Frame 1 (no input): blank canvas, image omitted
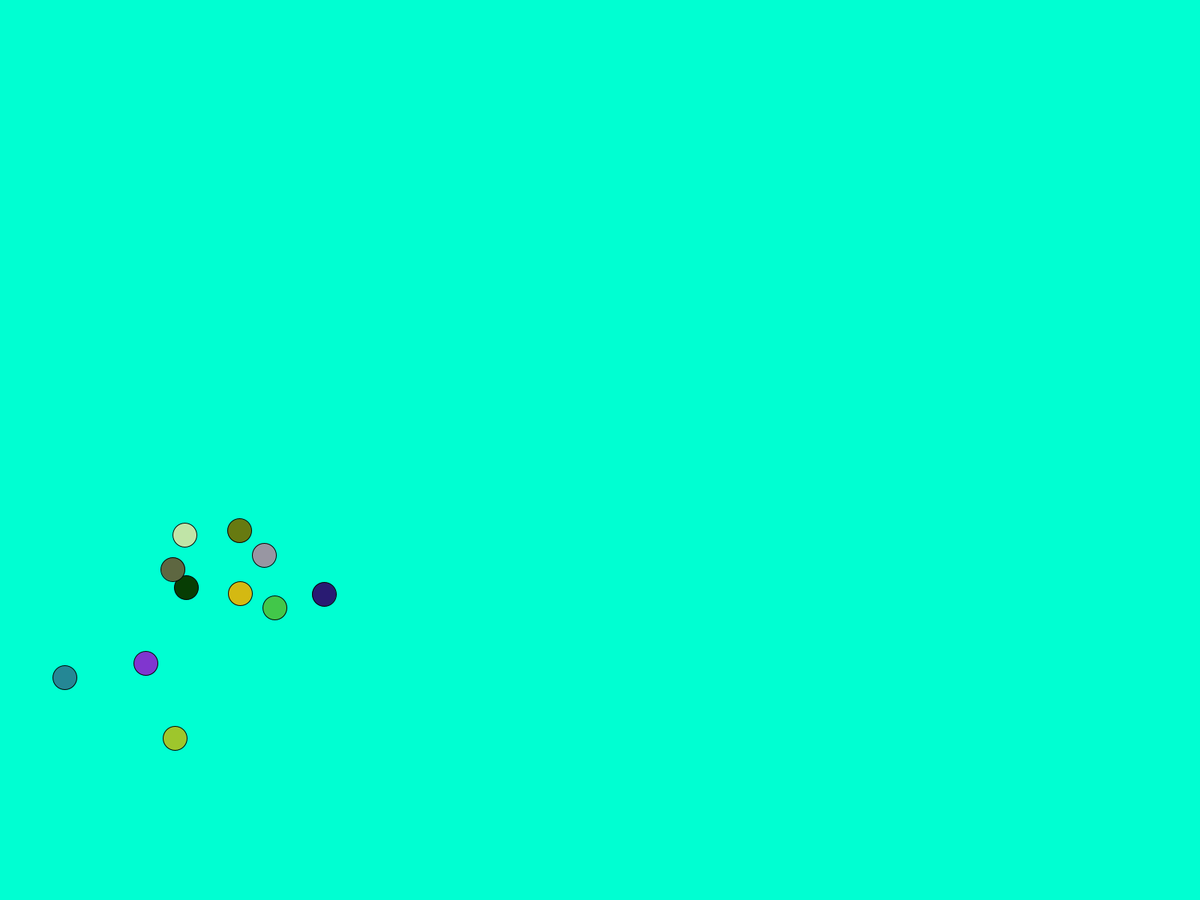
Frame 60 (the mouse pressed at the canvas centre just before this capture)
Frame 120 (the mouse held since frame 60 and released just before this capture): blank canvas, image omitted

The Processing sketch that drew this single still picture (run headless with seeded random() and noise(); from frame 60 on, the mouse is pressed at the canvas centre):

// Processing sketch: Firework_Single
// ── Firework_Single.pde
//Must create main program to handle class, basic level
Firework[] fireworks = new Firework[25]; //Needs to include static variable

//Global Variables

void setup() {
  fullScreen();
  for (int i=0; i < fireworks.length; i++) {
    fireworks[i] = new Firework(width, height);
  }
}

void draw() {
  background(#00FFD2);
  for (int i=0; i < fireworks.length; i++) {
    fireworks[i].step(); //Calculate Arithmetic
    fireworks[i].draw(); //Draw to the Canvas
  }
}

void mouseClicked() {
  for (int i=0; i < fireworks.length; i++) {
    fireworks[i] = new Firework (width, height);
  }
}

// ── Firework.pde
class Firework {
  //Variables
  float x;
  float y;
  color c;
  float diameter;
  float xSpeed;
  float ySpeed;
  float gravity;
  //static int count = 10; //Static number for amount of firworks

  //Constructor
  Firework (float width, float height) {
    //X&Y are values when Pong Ball scores
    this.x = mouseX; //random (width); actually needs to be the X&Y of the score
    this.y = mouseY; //random (height); actually needs to be the X&Y of the score
    this.c = color( int(random(255)), int(random(255)), int(random(255)) );
    this.diameter = (width*1/50);
    this.xSpeed = random(-8, 8);
    this.ySpeed = random(-15, -10);
    gravity = 0.9;
  } //End of Constructor

  //Procedures or Functions
  void draw() {
  fill(c);
  ellipse(x, y, diameter, diameter);
  }

  void step() {
    //Increasing x & y by their speeds so the ball moves
    x += xSpeed;
    y += ySpeed;
    
    //Changing Gravity of the firework, not changing the origonal position
    //Important concept, even though math works
    ySpeed += gravity;
  }


  //Getter and Setters
}
